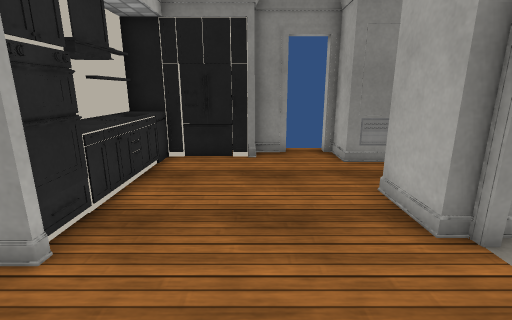
[1] (above)

12 first-person views from a walk through a 3-D level made in the Unity game engine. The camera is 1.3 m above the floor, tilts 14° down and sees 85° across. Doors are open. The floor is counted in squares, 0.5 m on a side. Each view is taken from the middle of a square. On the plan, view 1 faces up. The plan holds only what a view shows up to about 19 squares ahead; the rest is blank. The player is left out. Surface patterns are stand-ins for the level's own textures.

[2]
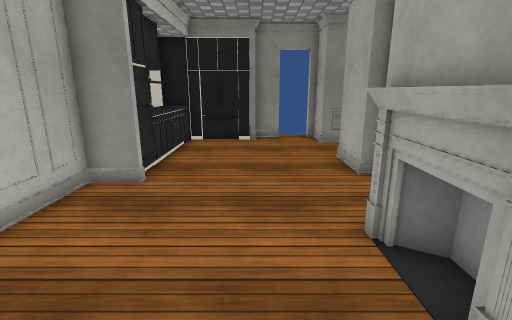

[3]
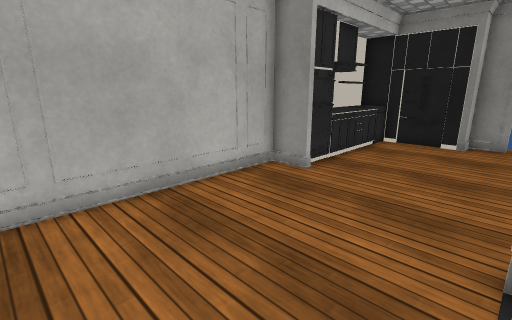

[4]
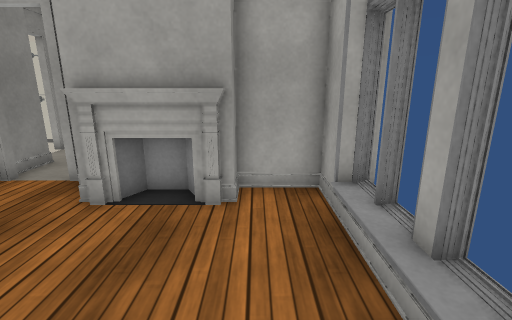

[5]
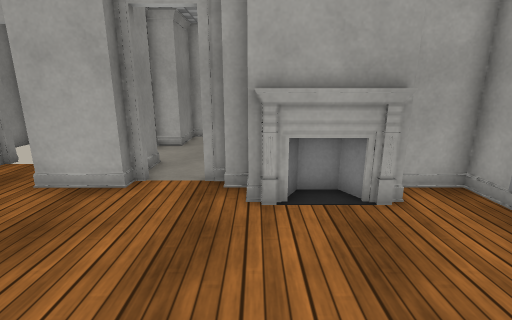

[6]
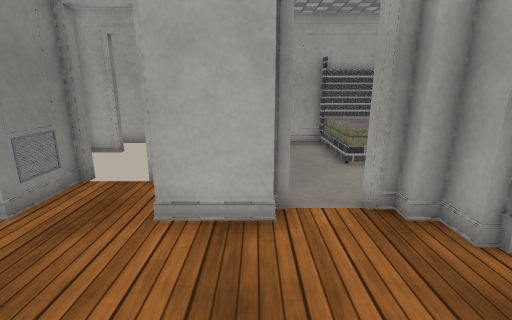

[7]
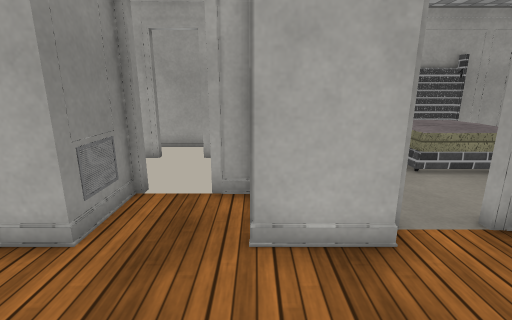

[8]
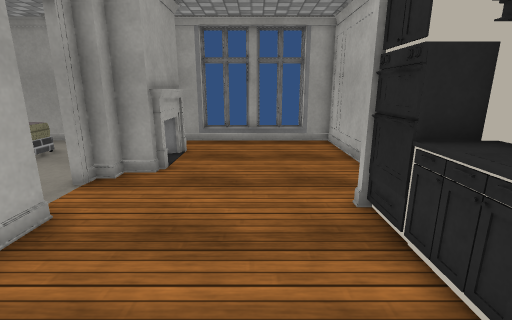

[9]
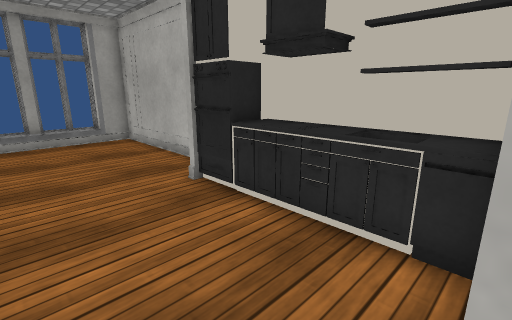

[10]
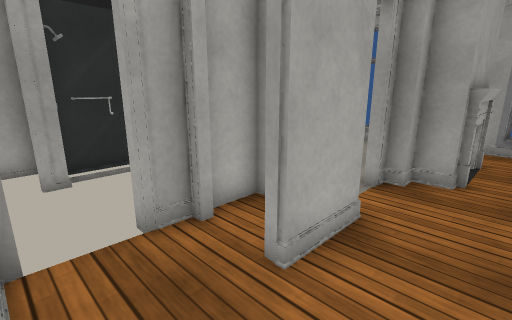

[11]
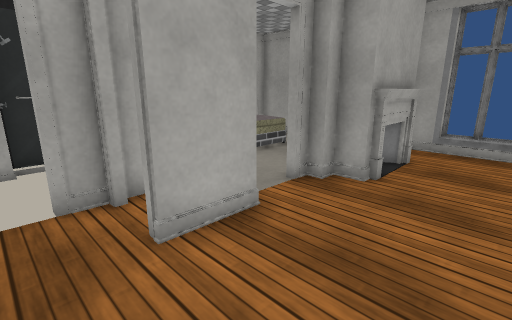

[12]
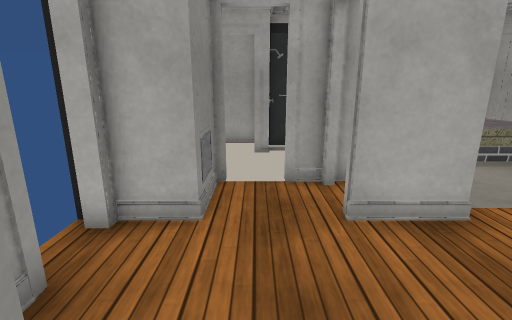

### Floor plan
Key: @ floor where view 1 was taken; # wall or solid block; x gap in a wall; . floor; D open door; = window, fence, low wall or low ledge; ^ raised ledge; O other object.
Columns run from 5 left of view 1 to 12 right of it. Each row starts with its distance up from view 1.
 13         #
 12    OO##DO     OO O
 11 OOOOO#..#      O O
 10 OO......#O##     O
  9 OO..........   O O
  8 OO.........#   =OO
  7 OOO.....####   O O
  6 OO......####     #
  5 OOO.....###O  OOOO
  4 O#O.......       #
  3 #.........       #
  2 #.......##   ====#
  1 #......O#    ^^^^#
  0 #....@.OO    ^^^^#
 -1 #......OO    ^^^^#
 -2 #......O#    ^   #
 -3 #.......#        #
 -4 #.......#        #
 -5 ##  x  ##    OOOO#
 -6        #

Positions as (right, up) in squares from view 1, and headings:
1: (0, 0), facing up
2: (0, -4), facing up
3: (2, -4), facing up-left
4: (-4, -3), facing right
5: (-4, 1), facing right
6: (-2, 5), facing right
7: (-1, 7), facing right
8: (-1, 10), facing down
9: (1, 11), facing down-left
10: (1, 10), facing down-right
11: (-1, 9), facing down-right
12: (-2, 9), facing right
